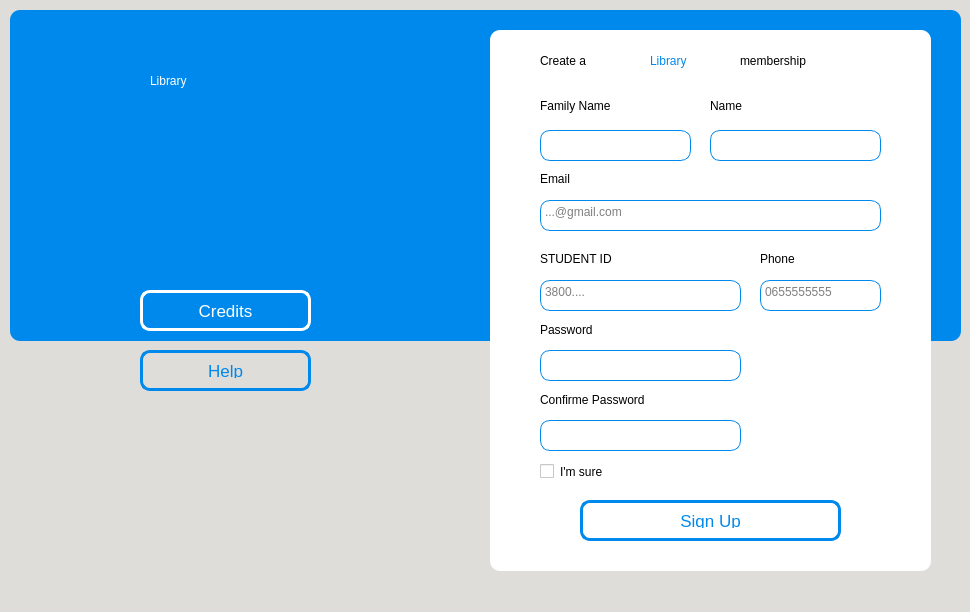
<?xml version="1.0" encoding="UTF-8"?>
<ui version="4.0">
 <class>MainWindow</class>
 <widget class="QMainWindow" name="MainWindow">
  <property name="geometry">
   <rect>
    <x>0</x>
    <y>0</y>
    <width>970</width>
    <height>612</height>
   </rect>
  </property>
  <property name="windowTitle">
   <string>MainWindow</string>
  </property>
  <property name="styleSheet">
   <string notr="true">background-color: rgb(222, 221, 218);</string>
  </property>
  <widget class="QWidget" name="centralwidget">
   <widget class="QFrame" name="frame">
    <property name="geometry">
     <rect>
      <x>490</x>
      <y>30</y>
      <width>441</width>
      <height>541</height>
     </rect>
    </property>
    <property name="styleSheet">
     <string notr="true">background-color: white;
border-style: solid;
border-width: 0px;
border-radius: 10px;

</string>
    </property>
    <property name="frameShape">
     <enum>QFrame::StyledPanel</enum>
    </property>
    <property name="frameShadow">
     <enum>QFrame::Raised</enum>
    </property>
    <widget class="QPushButton" name="pushButton">
     <property name="geometry">
      <rect>
       <x>90</x>
       <y>470</y>
       <width>261</width>
       <height>41</height>
      </rect>
     </property>
     <property name="styleSheet">
      <string notr="true">
QPushButton {
    transition: all .5s ease;
    color: rgb(0, 137, 236);;
    border-radius: 10px;
    border:3px solid rgb(0, 137, 236);;
    font-family:'Montserrat', sans-serif;
    text-transform: uppercase;
    text-align: center;
    line-height: 1;
    font-size: 17px;
    background-color : transparent;
    padding: 10px;
    outline: none;
    
    
}
QPushButton:hover {
    color: white;
    background-color: rgb(0, 137, 236);;
}
</string>
     </property>
     <property name="text">
      <string>Sign Up</string>
     </property>
    </widget>
    <widget class="QTextEdit" name="textEdit">
     <property name="geometry">
      <rect>
       <x>50</x>
       <y>250</y>
       <width>201</width>
       <height>31</height>
      </rect>
     </property>
     <property name="toolTip">
      <string>You can find it in your student id card</string>
     </property>
     <property name="styleSheet">
      <string notr="true">background-color: white;
border-style: solid;
border-width: 1px;
border-color:rgb(0, 137, 236);
border-radius: 10px;
font: 75 14pt &quot;Ubuntu Mono&quot;;

</string>
     </property>
     <property name="html">
      <string>&lt;!DOCTYPE HTML PUBLIC &quot;-//W3C//DTD HTML 4.0//EN&quot; &quot;http://www.w3.org/TR/REC-html40/strict.dtd&quot;&gt;
&lt;html&gt;&lt;head&gt;&lt;meta name=&quot;qrichtext&quot; content=&quot;1&quot; /&gt;&lt;style type=&quot;text/css&quot;&gt;
p, li { white-space: pre-wrap; }
&lt;/style&gt;&lt;/head&gt;&lt;body style=&quot; font-family:'Ubuntu Mono'; font-size:14pt; font-weight:72; font-style:normal;&quot;&gt;
&lt;p style=&quot;-qt-paragraph-type:empty; margin-top:0px; margin-bottom:0px; margin-left:0px; margin-right:0px; -qt-block-indent:0; text-indent:0px; font-family:'Ubuntu'; font-size:11pt; font-weight:400;&quot;&gt;&lt;br /&gt;&lt;/p&gt;&lt;/body&gt;&lt;/html&gt;</string>
     </property>
     <property name="placeholderText">
      <string>3800....</string>
     </property>
    </widget>
    <widget class="QLabel" name="label">
     <property name="geometry">
      <rect>
       <x>50</x>
       <y>220</y>
       <width>111</width>
       <height>17</height>
      </rect>
     </property>
     <property name="styleSheet">
      <string notr="true">font: 75 16pt &quot;Ubuntu&quot;;</string>
     </property>
     <property name="text">
      <string>STUDENT ID</string>
     </property>
    </widget>
    <widget class="QLabel" name="label_2">
     <property name="geometry">
      <rect>
       <x>50</x>
       <y>290</y>
       <width>111</width>
       <height>20</height>
      </rect>
     </property>
     <property name="styleSheet">
      <string notr="true">font: 75 16pt &quot;Ubuntu&quot;;</string>
     </property>
     <property name="text">
      <string>Password</string>
     </property>
    </widget>
    <widget class="QTextEdit" name="textEdit_2">
     <property name="geometry">
      <rect>
       <x>50</x>
       <y>320</y>
       <width>201</width>
       <height>31</height>
      </rect>
     </property>
     <property name="styleSheet">
      <string notr="true">background-color: white;
border-style: solid;
border-width: 1px;
border-color:rgb(0, 137, 236);
border-radius: 10px;
font: 75 14pt &quot;Ubuntu Mono&quot;;

</string>
     </property>
     <property name="html">
      <string>&lt;!DOCTYPE HTML PUBLIC &quot;-//W3C//DTD HTML 4.0//EN&quot; &quot;http://www.w3.org/TR/REC-html40/strict.dtd&quot;&gt;
&lt;html&gt;&lt;head&gt;&lt;meta name=&quot;qrichtext&quot; content=&quot;1&quot; /&gt;&lt;style type=&quot;text/css&quot;&gt;
p, li { white-space: pre-wrap; }
&lt;/style&gt;&lt;/head&gt;&lt;body style=&quot; font-family:'Ubuntu Mono'; font-size:14pt; font-weight:72; font-style:normal;&quot;&gt;
&lt;p style=&quot;-qt-paragraph-type:empty; margin-top:0px; margin-bottom:0px; margin-left:0px; margin-right:0px; -qt-block-indent:0; text-indent:0px; font-family:'Ubuntu'; font-size:11pt; font-weight:400;&quot;&gt;&lt;br /&gt;&lt;/p&gt;&lt;/body&gt;&lt;/html&gt;</string>
     </property>
    </widget>
    <widget class="QTextEdit" name="textEdit_3">
     <property name="geometry">
      <rect>
       <x>270</x>
       <y>250</y>
       <width>121</width>
       <height>31</height>
      </rect>
     </property>
     <property name="styleSheet">
      <string notr="true">background-color: white;
border-style: solid;
border-width: 1px;
border-color:rgb(0, 137, 236);
border-radius: 10px;
font: 75 14pt &quot;Ubuntu Mono&quot;;

</string>
     </property>
     <property name="html">
      <string>&lt;!DOCTYPE HTML PUBLIC &quot;-//W3C//DTD HTML 4.0//EN&quot; &quot;http://www.w3.org/TR/REC-html40/strict.dtd&quot;&gt;
&lt;html&gt;&lt;head&gt;&lt;meta name=&quot;qrichtext&quot; content=&quot;1&quot; /&gt;&lt;style type=&quot;text/css&quot;&gt;
p, li { white-space: pre-wrap; }
&lt;/style&gt;&lt;/head&gt;&lt;body style=&quot; font-family:'Ubuntu Mono'; font-size:14pt; font-weight:72; font-style:normal;&quot;&gt;
&lt;p style=&quot;-qt-paragraph-type:empty; margin-top:0px; margin-bottom:0px; margin-left:0px; margin-right:0px; -qt-block-indent:0; text-indent:0px; font-family:'Ubuntu'; font-size:11pt; font-weight:400;&quot;&gt;&lt;br /&gt;&lt;/p&gt;&lt;/body&gt;&lt;/html&gt;</string>
     </property>
     <property name="placeholderText">
      <string>0655555555</string>
     </property>
    </widget>
    <widget class="QLabel" name="label_7">
     <property name="geometry">
      <rect>
       <x>270</x>
       <y>220</y>
       <width>141</width>
       <height>17</height>
      </rect>
     </property>
     <property name="styleSheet">
      <string notr="true">font: 75 16pt &quot;Ubuntu&quot;;</string>
     </property>
     <property name="text">
      <string>Phone </string>
     </property>
    </widget>
    <widget class="QTextEdit" name="textEdit_4">
     <property name="geometry">
      <rect>
       <x>50</x>
       <y>100</y>
       <width>151</width>
       <height>31</height>
      </rect>
     </property>
     <property name="toolTip">
      <string/>
     </property>
     <property name="styleSheet">
      <string notr="true">background-color: white;
border-style: solid;
border-width: 1px;
border-color:rgb(0, 137, 236);
border-radius: 10px;
font: 75 14pt &quot;Ubuntu Mono&quot;;

</string>
     </property>
     <property name="html">
      <string>&lt;!DOCTYPE HTML PUBLIC &quot;-//W3C//DTD HTML 4.0//EN&quot; &quot;http://www.w3.org/TR/REC-html40/strict.dtd&quot;&gt;
&lt;html&gt;&lt;head&gt;&lt;meta name=&quot;qrichtext&quot; content=&quot;1&quot; /&gt;&lt;style type=&quot;text/css&quot;&gt;
p, li { white-space: pre-wrap; }
&lt;/style&gt;&lt;/head&gt;&lt;body style=&quot; font-family:'Ubuntu Mono'; font-size:14pt; font-weight:72; font-style:normal;&quot;&gt;
&lt;p style=&quot;-qt-paragraph-type:empty; margin-top:0px; margin-bottom:0px; margin-left:0px; margin-right:0px; -qt-block-indent:0; text-indent:0px; font-family:'Ubuntu'; font-size:11pt; font-weight:400;&quot;&gt;&lt;br /&gt;&lt;/p&gt;&lt;/body&gt;&lt;/html&gt;</string>
     </property>
     <property name="placeholderText">
      <string/>
     </property>
    </widget>
    <widget class="QLabel" name="label_8">
     <property name="geometry">
      <rect>
       <x>50</x>
       <y>60</y>
       <width>121</width>
       <height>31</height>
      </rect>
     </property>
     <property name="styleSheet">
      <string notr="true">font: 75 16pt &quot;Ubuntu&quot;;</string>
     </property>
     <property name="text">
      <string>Family Name</string>
     </property>
    </widget>
    <widget class="QTextEdit" name="textEdit_5">
     <property name="geometry">
      <rect>
       <x>50</x>
       <y>390</y>
       <width>201</width>
       <height>31</height>
      </rect>
     </property>
     <property name="styleSheet">
      <string notr="true">background-color: white;
border-style: solid;
border-width: 1px;
border-color:rgb(0, 137, 236);
border-radius: 10px;
font: 75 14pt &quot;Ubuntu Mono&quot;;

</string>
     </property>
     <property name="html">
      <string>&lt;!DOCTYPE HTML PUBLIC &quot;-//W3C//DTD HTML 4.0//EN&quot; &quot;http://www.w3.org/TR/REC-html40/strict.dtd&quot;&gt;
&lt;html&gt;&lt;head&gt;&lt;meta name=&quot;qrichtext&quot; content=&quot;1&quot; /&gt;&lt;style type=&quot;text/css&quot;&gt;
p, li { white-space: pre-wrap; }
&lt;/style&gt;&lt;/head&gt;&lt;body style=&quot; font-family:'Ubuntu Mono'; font-size:14pt; font-weight:72; font-style:normal;&quot;&gt;
&lt;p style=&quot;-qt-paragraph-type:empty; margin-top:0px; margin-bottom:0px; margin-left:0px; margin-right:0px; -qt-block-indent:0; text-indent:0px; font-family:'Ubuntu'; font-size:11pt; font-weight:400;&quot;&gt;&lt;br /&gt;&lt;/p&gt;&lt;/body&gt;&lt;/html&gt;</string>
     </property>
    </widget>
    <widget class="QLabel" name="label_9">
     <property name="geometry">
      <rect>
       <x>50</x>
       <y>360</y>
       <width>181</width>
       <height>20</height>
      </rect>
     </property>
     <property name="styleSheet">
      <string notr="true">font: 75 16pt &quot;Ubuntu&quot;;</string>
     </property>
     <property name="text">
      <string>Confirme Password</string>
     </property>
    </widget>
    <widget class="QLabel" name="label_4">
     <property name="geometry">
      <rect>
       <x>50</x>
       <y>10</y>
       <width>101</width>
       <height>41</height>
      </rect>
     </property>
     <property name="styleSheet">
      <string notr="true">font: 75 20pt &quot;Ubuntu&quot;;</string>
     </property>
     <property name="text">
      <string>Create a</string>
     </property>
    </widget>
    <widget class="QLabel" name="label_5">
     <property name="geometry">
      <rect>
       <x>160</x>
       <y>10</y>
       <width>81</width>
       <height>41</height>
      </rect>
     </property>
     <property name="styleSheet">
      <string notr="true">font: 75 20pt &quot;Ubuntu&quot;;
color:rgb(0, 137, 236)</string>
     </property>
     <property name="text">
      <string>Library</string>
     </property>
    </widget>
    <widget class="QLabel" name="label_6">
     <property name="geometry">
      <rect>
       <x>250</x>
       <y>10</y>
       <width>151</width>
       <height>41</height>
      </rect>
     </property>
     <property name="styleSheet">
      <string notr="true">font: 75 20pt &quot;Ubuntu&quot;;</string>
     </property>
     <property name="text">
      <string>membership</string>
     </property>
    </widget>
    <widget class="QCheckBox" name="checkBox">
     <property name="geometry">
      <rect>
       <x>50</x>
       <y>430</y>
       <width>241</width>
       <height>23</height>
      </rect>
     </property>
     <property name="text">
      <string>I'm sure </string>
     </property>
     <property name="tristate">
      <bool>false</bool>
     </property>
    </widget>
    <widget class="QTextEdit" name="textEdit_6">
     <property name="geometry">
      <rect>
       <x>50</x>
       <y>170</y>
       <width>341</width>
       <height>31</height>
      </rect>
     </property>
     <property name="styleSheet">
      <string notr="true">background-color: white;
border-style: solid;
border-width: 1px;
border-color:rgb(0, 137, 236);
border-radius: 10px;
font: 75 14pt &quot;Ubuntu Mono&quot;;

</string>
     </property>
     <property name="html">
      <string>&lt;!DOCTYPE HTML PUBLIC &quot;-//W3C//DTD HTML 4.0//EN&quot; &quot;http://www.w3.org/TR/REC-html40/strict.dtd&quot;&gt;
&lt;html&gt;&lt;head&gt;&lt;meta name=&quot;qrichtext&quot; content=&quot;1&quot; /&gt;&lt;style type=&quot;text/css&quot;&gt;
p, li { white-space: pre-wrap; }
&lt;/style&gt;&lt;/head&gt;&lt;body style=&quot; font-family:'Ubuntu Mono'; font-size:14pt; font-weight:72; font-style:normal;&quot;&gt;
&lt;p style=&quot;-qt-paragraph-type:empty; margin-top:0px; margin-bottom:0px; margin-left:0px; margin-right:0px; -qt-block-indent:0; text-indent:0px; font-family:'Ubuntu'; font-size:11pt; font-weight:400;&quot;&gt;&lt;br /&gt;&lt;/p&gt;&lt;/body&gt;&lt;/html&gt;</string>
     </property>
     <property name="placeholderText">
      <string>...@gmail.com</string>
     </property>
    </widget>
    <widget class="QLabel" name="label_10">
     <property name="geometry">
      <rect>
       <x>50</x>
       <y>140</y>
       <width>141</width>
       <height>17</height>
      </rect>
     </property>
     <property name="styleSheet">
      <string notr="true">font: 75 16pt &quot;Ubuntu&quot;;</string>
     </property>
     <property name="text">
      <string>Email</string>
     </property>
    </widget>
    <widget class="QTextEdit" name="textEdit_7">
     <property name="geometry">
      <rect>
       <x>220</x>
       <y>100</y>
       <width>171</width>
       <height>31</height>
      </rect>
     </property>
     <property name="styleSheet">
      <string notr="true">background-color: white;
border-style: solid;
border-width: 1px;
border-color:rgb(0, 137, 236);
border-radius: 10px;
font: 75 14pt &quot;Ubuntu Mono&quot;;

</string>
     </property>
     <property name="html">
      <string>&lt;!DOCTYPE HTML PUBLIC &quot;-//W3C//DTD HTML 4.0//EN&quot; &quot;http://www.w3.org/TR/REC-html40/strict.dtd&quot;&gt;
&lt;html&gt;&lt;head&gt;&lt;meta name=&quot;qrichtext&quot; content=&quot;1&quot; /&gt;&lt;style type=&quot;text/css&quot;&gt;
p, li { white-space: pre-wrap; }
&lt;/style&gt;&lt;/head&gt;&lt;body style=&quot; font-family:'Ubuntu Mono'; font-size:14pt; font-weight:72; font-style:normal;&quot;&gt;
&lt;p style=&quot;-qt-paragraph-type:empty; margin-top:0px; margin-bottom:0px; margin-left:0px; margin-right:0px; -qt-block-indent:0; text-indent:0px; font-family:'Ubuntu'; font-size:11pt; font-weight:400;&quot;&gt;&lt;br /&gt;&lt;/p&gt;&lt;/body&gt;&lt;/html&gt;</string>
     </property>
     <property name="placeholderText">
      <string/>
     </property>
    </widget>
    <widget class="QLabel" name="label_11">
     <property name="geometry">
      <rect>
       <x>220</x>
       <y>60</y>
       <width>121</width>
       <height>31</height>
      </rect>
     </property>
     <property name="styleSheet">
      <string notr="true">font: 75 16pt &quot;Ubuntu&quot;;</string>
     </property>
     <property name="text">
      <string>Name</string>
     </property>
    </widget>
   </widget>
   <widget class="QFrame" name="frame_2">
    <property name="geometry">
     <rect>
      <x>10</x>
      <y>10</y>
      <width>951</width>
      <height>331</height>
     </rect>
    </property>
    <property name="styleSheet">
     <string notr="true">background-color: rgb(0, 137, 236);
border-style: solid;
border-width: 0px;
border-radius: 10px;

</string>
    </property>
    <property name="frameShape">
     <enum>QFrame::StyledPanel</enum>
    </property>
    <property name="frameShadow">
     <enum>QFrame::Raised</enum>
    </property>
    <widget class="QLabel" name="label_3">
     <property name="geometry">
      <rect>
       <x>140</x>
       <y>40</y>
       <width>171</width>
       <height>61</height>
      </rect>
     </property>
     <property name="styleSheet">
      <string notr="true">font: 63 italic 34pt &quot;URW Bookman&quot;;
color:white;</string>
     </property>
     <property name="text">
      <string>Library</string>
     </property>
    </widget>
    <widget class="QPushButton" name="pushButton_8">
     <property name="geometry">
      <rect>
       <x>90</x>
       <y>110</y>
       <width>261</width>
       <height>111</height>
      </rect>
     </property>
     <property name="styleSheet">
      <string notr="true">background-color: rgb(0, 137, 236);
color: rgb(255, 255, 255);
font: 75 20pt &quot;Ubuntu&quot;;
border-style: solid;
border-width: 0px;
border-radius: 10px;

</string>
     </property>
     <property name="text">
      <string/>
     </property>
     <property name="icon">
      <iconset>
       <normaloff>Icons/library.png</normaloff>Icons/library.png</iconset>
     </property>
     <property name="iconSize">
      <size>
       <width>100</width>
       <height>100</height>
      </size>
     </property>
    </widget>
    <widget class="QPushButton" name="credits_button">
     <property name="geometry">
      <rect>
       <x>130</x>
       <y>280</y>
       <width>171</width>
       <height>41</height>
      </rect>
     </property>
     <property name="styleSheet">
      <string notr="true">
QPushButton {
    transition: all .5s ease;
    color: white;
    border-radius: 10px;
    border:3px solid white;
    font-family:'Montserrat', sans-serif;
    text-transform: uppercase;
    text-align: center;
    line-height: 1;
    font-size: 17px;
    background-color : transparent;
    padding: 10px;
    outline: none;
    
    
}
QPushButton:hover {
    color:rgb(0, 137, 236);;
    background-color: white;;
}
</string>
     </property>
     <property name="text">
      <string>Credits</string>
     </property>
    </widget>
   </widget>
   <widget class="QPushButton" name="help_button">
    <property name="geometry">
     <rect>
      <x>140</x>
      <y>350</y>
      <width>171</width>
      <height>41</height>
     </rect>
    </property>
    <property name="styleSheet">
     <string notr="true">
QPushButton {
    transition: all .5s ease;
    color: rgb(0, 137, 236);;
    border-radius: 10px;
    border:3px solid rgb(0, 137, 236);;
    font-family:'Montserrat', sans-serif;
    text-transform: uppercase;
    text-align: center;
    line-height: 1;
    font-size: 17px;
    background-color : transparent;
    padding: 10px;
    outline: none;
    
    
}
QPushButton:hover {
    color: white;
    background-color: rgb(0, 137, 236);;
}
</string>
    </property>
    <property name="text">
     <string>Help</string>
    </property>
   </widget>
   <zorder>frame_2</zorder>
   <zorder>frame</zorder>
   <zorder>help_button</zorder>
  </widget>
  <widget class="QMenuBar" name="menubar">
   <property name="geometry">
    <rect>
     <x>0</x>
     <y>0</y>
     <width>970</width>
     <height>22</height>
    </rect>
   </property>
  </widget>
  <widget class="QStatusBar" name="statusbar"/>
 </widget>
 <resources>
  <include location="icons.qrc"/>
 </resources>
 <connections/>
</ui>
